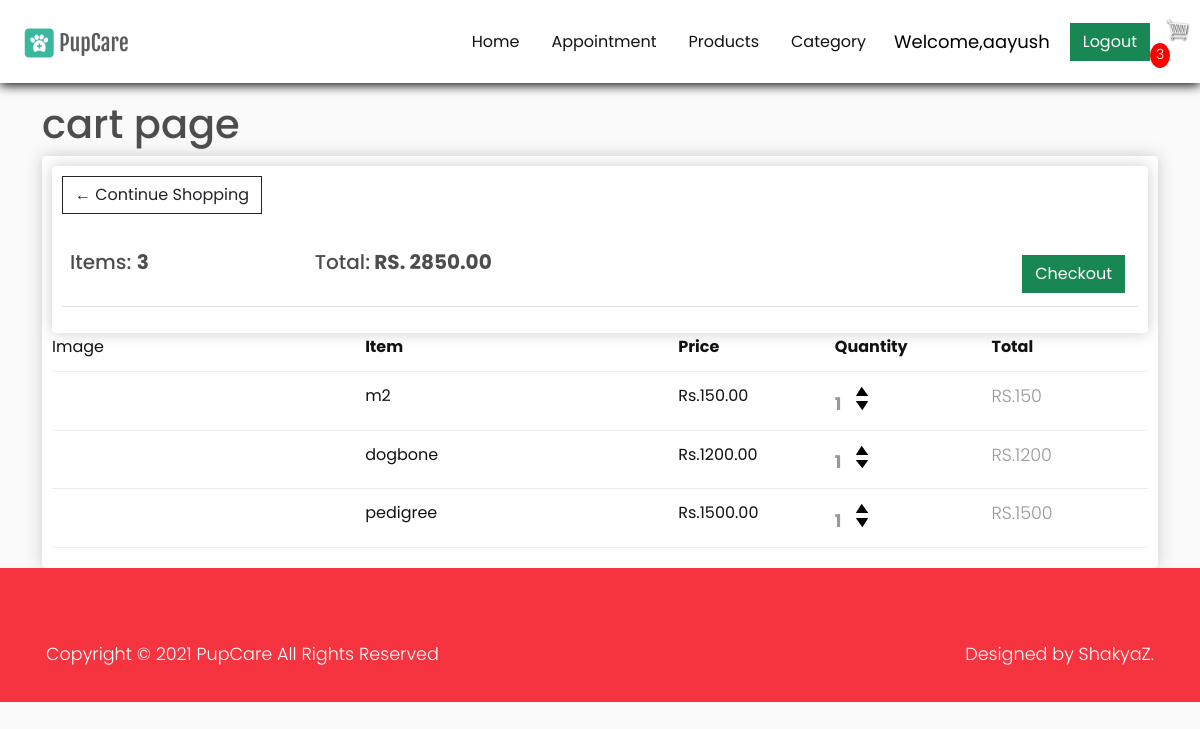
The app's page /cart/ (signed in) with its own data.
### Home/models.py (models this page shows, shortened)
class Order(models.Model):
    customer = models.ForeignKey(Customer, on_delete=models.SET_NULL, blank=True, null=True)
    date_ordered = models.DateTimeField(auto_now=True)
    complete = models.BooleanField(default=False, null=True, blank=False)
    transaction_id = models.CharField(max_length=200, null=True)
    payment_method = models.CharField(max_length=20, default=False, choices=METHOD)
    @property
    def get_cart_total(self):
        orderitems = self.orderitem_set.all()
        total = sum([item.get_total for item in orderitems])
        return total
    @property
    def get_cart_items(self):
        orderitems = self.orderitem_set.all()
        total = sum([item.quantity for item in orderitems])
        return total

class OrderItem(models.Model):
    product = models.ForeignKey(Product, on_delete=models.SET_NULL, blank=True, null=True)
    order = models.ForeignKey(Order, on_delete=models.SET_NULL, blank=True, null=True)
    quantity = models.IntegerField(default=0, null=True, blank=True)
    date_added = models.DateTimeField(auto_now_add=True)
    @property
    def get_total(self):
        total = self.product.price * self.quantity
        return total

class Product(models.Model):
    title = models.CharField(max_length=200, null=True)
    slug = models.SlugField(unique=True, null=True)
    category = models.ForeignKey(Category, on_delete=models.CASCADE, null=True)
    digital = models.BooleanField(default=False, null=True, blank=False)
    image = models.ImageField(upload_to="products")
    price = models.PositiveIntegerField(null=True, blank=False)

### Home/views.py (the view)
# urls.py: path('cart/', views.cart, name='cart'),
def cart(request):
    if request.user.is_authenticated:
        customer = request.user.customer
        order, created = Order.objects.get_or_create(customer=customer, complete=False)
        items = order.orderitem_set.all()
        cartItems = order.get_cart_items
    else:
        items = []
        order = {'get_cart_total': 0, 'get_cart_items': 0, 'shipping': False}
        cartItems = order['get_cart_items']
    context = {'items': items, 'order': order, 'cartItems': cartItems}
    return render(request, 'cart.html', context)

### templates/cart.html (shortened to what this page needs)
{% extends 'base.html' %}
{% load  static %}
{% block content %}
    <div class="container">
        <h1>cart page</h1>
        <div class="box-element">
            <div class="box-element">
                <a class="btn btn-outline-dark" href="{% url 'store' %}">&#x2190; Continue Shopping</a>
                <br>
                <br>
                <table class="table">
                    <tr>
                        <th><h5>Items: <strong>{{ order.get_cart_items }}</strong></h5></th>
                        <th><h5>Total:<strong> RS. {{ order.get_cart_total|floatformat:2 }}</strong></h5></th>
                        <th>
                            <a style="float:right; margin:5px;" class="btn btn-success"
                               href="{% url 'checkout' %}">Checkout</a>
                        </th>
                    </tr>
                </table>
            </div>
            <div class="cart-row">
                <div style="flex:2">Image</div>
                <div style="flex:2"><strong>Item</strong></div>
                <div style="flex:1"><strong>Price</strong></div>
                <div style="flex:1"><strong>Quantity</strong></div>
                <div style="flex:1"><strong>Total</strong></div>
            </div>
            {% for item in items %}
                <div class="cart-row">
                    <div style="flex:2"><img class="row-image" src="{{ item.products.imageURL }}" ></div>
                    <div style="flex:2">{{ item.product.title }}</div>
                    <div style="flex:1">Rs.{{ item.product.price|floatformat:2 }}</div>
                    <div style="flex:1">
                        <p class="quantity">{{ item.quantity }}</p>
                        <div class="quantity">
                            <img data-product={{ item.product.id }} data-action="add" class="chg-quantity update-cart" src="{% static  'images/arrow-up.png' %}" alt="">
                            <img data-product={{ item.product.id }} data-action="remove" class="chg-quantity update-cart" src="{% static  'images/arrow-down.png' %}" alt="">
                        </div>
                    </div>
                    <div style="flex:1"><p>RS.{{ item.get_total }}</p></div>
                </div>
            {% endfor %}
        </div>
    </div>
{% endblock content %}

### templates/base.html (shortened to what this page needs)
{% load static %}
<!doctype html>
<html lang="en" xmlns="http://www.w3.org/1999/html">
<head>
    <link rel="stylesheet" href="{% static 'themify-icons/themify-icons.css' %}">
    <link rel="stylesheet" href="{% static 'bootstrap.min.css' %}">
    <link rel="stylesheet" href="{% static 'style.css' %}">
    <link rel="stylesheet" href="{% static 'responsive.css' %}">
</head>
<body data-bs-spy="scroll" data-bs-target=".navbar">
<section id="header">
    <nav class="navbar navbar-expand-lg bg-white fixed-top">
        <div class="container">
            <a class="navbar-brand" href="{% url 'Home' %}">
                <img src="{% static 'images/logoo.png' %}" alt="">
            </a>
            <div class="collapse navbar-collapse" id="navbarNav">
                <ul class="navbar-nav ms-auto">
                    <li class="nav-item active">
                        <a href="{% url 'Home' %}" class="nav-link">Home</a>
                    </li>
                    <li class="nav-item">
                        <a class="nav-link" href="{% url 'appointment' %}">Appointment</a>
                    </li>
                    <li class="nav-item">
                        <a class="nav-link" href="{% url 'store' %} ">Products</a>
                    </li>
                    <li class="nav-item">
                        <a class="nav-link" href="{% url 'category' %} ">Category</a>
                    </li>
                </ul>
            </div>
        </div>
        {% if request.user.is_authenticated %}
            <span class="hello-msg">Welcome,{{ request.user }}</span>
            <a class="btn btn-success" href="{% url 'logout' %}"> Logout</a>
            <div class="form-inline my-2 my-lg-0">
            <span>  <a href="{% url 'cart' %}">
                <img id="cart-icon" src="{% static 'images/cart.png' %}" alt="">
              </a>
            </span>
            <p id="cart-total">{{ cartItems }}</p>
        {% else %}
            <span><a class="btn btn-success" href="{% url 'login' %}">Login</a></span>
            <a style="margin-left: 10px"><a class="btn btn-success" href="{% url 'register' %}"> Register</a> </a>
        {% endif %}
        </div>
    </nav>
</section>
{% block content %}
{% endblock content %}
<footer>
    <div class="p-3 copyright">
        <div class="container">
            <div class="row align-items-center">
                <div class="col-12 col-lg-6 p-1 p-lg-3 text-center text-lg-start">
                    <p class="my-0">Copyright © 2021 <a href="#">PupCare</a> All Rights Reserved</p>
                </div>
                <div class="col-12 col-lg-6 p-1 p-lg-3 text-center text-lg-end">
                    <p>Designed by <a href="#" target=" _blank">ShakyaZ</a>.</p>
                </div>
            </div>
        </div>
    </div>
</footer>
</body>
</html>

### static/style.css (style rules this page uses)
* { margin: 0; padding: 0; }
:root { --bg-danger:#f63440; --bg-white:#fff; --bg-light-white:#f5f5f5; --primary-font:"Poppins", sans-serif; --text-white:#fff; --text-black:#121212; --text-danger:#f63440; --text-gray:#aaa; --text-dark-gray:#777; }
body { font-family: var(--primary-font); font-size: 1rem; font-weight: 400; line-height: 1.75rem; background:var(--bg-white); color: var(--text-black); overflow-x:hidden; }
a, a:hover { text-decoration: none; }
p { margin:0; }
h1,h2,h3,h4,h5,h6 { color:hsl(0, 0%, 30%); }
.box-element { box-shadow:hsl(0, 0%, 80%) 0 0 16px; background-color: #fff; border-radius: 4px; padding: 10px; }
#cart-icon { width:25px; display: inline-block; margin-left: 15px; }
#cart-total { display: block; text-align: center; color:#fff; background-color: red; width: 20px; height: 25px; border-radius: 50%; font-size: 14px; }
.col-lg-4, .col-lg-6, .col-lg-8, .col-lg-12 { margin-top: 40px; }
.btn { border-radius: 0; }
.cart-row { display: flex; align-items: flex-start; padding-bottom: 10px; margin-bottom: 10px; border-bottom: 1px solid #ececec; }
.quantity { display: inline-block; font-weight: 700; padding-right:10px; }
.chg-quantity { width: 12px; cursor: pointer; display: block; margin-top: 5px; transition:.1s; }
#header .fixed-top { box-shadow: 0 0.125rem 0.675rem rgb(0 0 0); }
#header .navbar-nav .nav-item .nav-link { color:var(--text-black); padding:0.5rem 1rem; text-align: center; }
.copyright { background: var(--bg-danger); }
.copyright p, .copyright a { color:var(--text-white); }
body { font-family: 'Poppins', sans-serif; background: #fafafa; }
p { font-family: 'Poppins', sans-serif; font-size: 1.1em; font-weight: 300; line-height: 1.7em; color: #999; }
a, a:hover, a:focus { color: inherit; text-decoration: none; transition: all 0.3s; }
.navbar { padding: 15px 10px; background: #fff; border: none; border-radius: 0; margin-bottom: 40px; box-shadow: 1px 1px 3px rgba(0, 0, 0, 0.1); }

### templates/base.html (style rules this page uses)
.hello-msg { font-size: 18px; color: black; margin-right: 20px; }

### records on screen
Order: get_cart_items "3", get_cart_total "2850.00"
OrderItem: product "m2", product.price "150.00", quantity "1", get_total "150"
OrderItem: product "dogbone", product.price "1200.00", quantity "1", get_total "1200"
OrderItem: product "pedigree", product.price "1500.00", quantity "1", get_total "1500"

### other values on screen
{{ request.user }} "aayush"
{{ cartItems }} "3"
